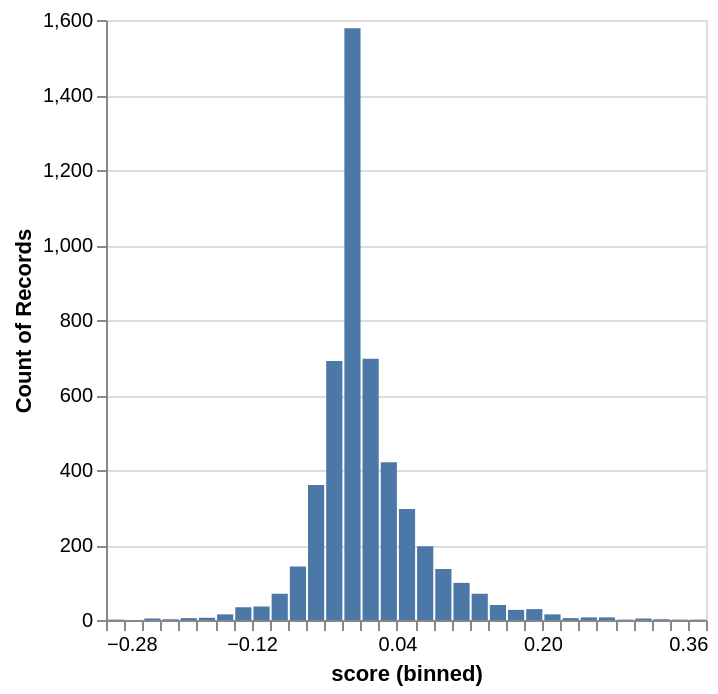

The code cell stored with this chart in its notebook:
### Markdown cell above
The histogram below shows some of the contrast scores. Genes lying on the right hand tail likely have real signal. The genes on the left hand side give us a sense of the behavior of these statistics under the null (if everything were null, this distribution would be symmetric around 0).

### Code cell
alt.Chart(scores_df).mark_bar().encode(
    alt.X('score', bin=alt.Bin(maxbins=50)),
    y='count()'
)

### Figure 1 — Vega-Lite specification as saved in the notebook (floating-point values rounded to 4 significant figures; data arrays with more than 128 entries replaced by an {"elided": "..."} marker saying what was removed)
{"config": {"view": {"continuousWidth": 300, "continuousHeight": 300}}, "data": {"name": "data-f4cd5e1bea882fc632cbedc026bba7aa"}, "mark": {"type": "bar"}, "encoding": {"x": {"bin": {"maxbins": 50}, "field": "score", "type": "quantitative"}, "y": {"aggregate": "count", "type": "quantitative"}}, "$schema": "https://vega.github.io/schema/vega-lite/v5.20.1.json", "datasets": {"data-f4cd5e1bea882fc632cbedc026bba7aa": {"elided": "5000 records"}}}
